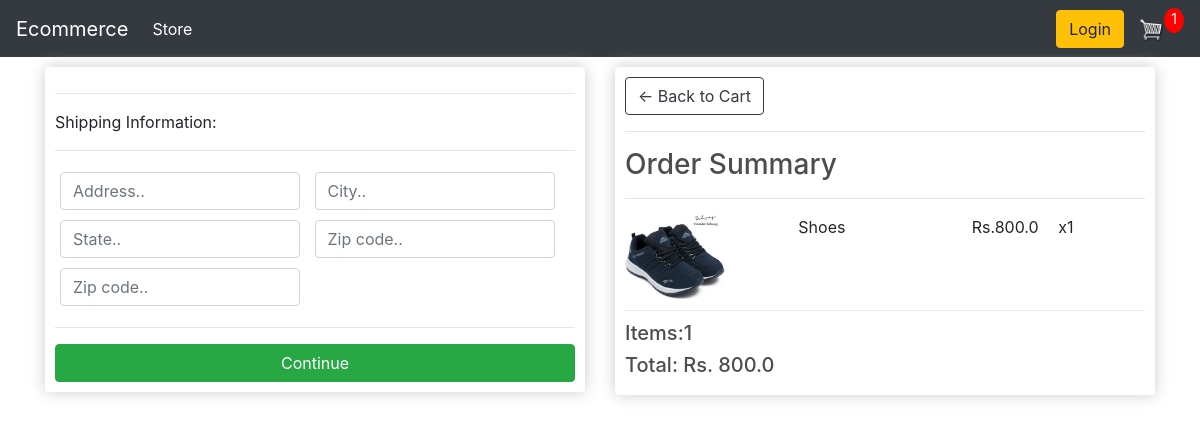
/checkout/ (signed in), run on an earlier commit of the app's database.
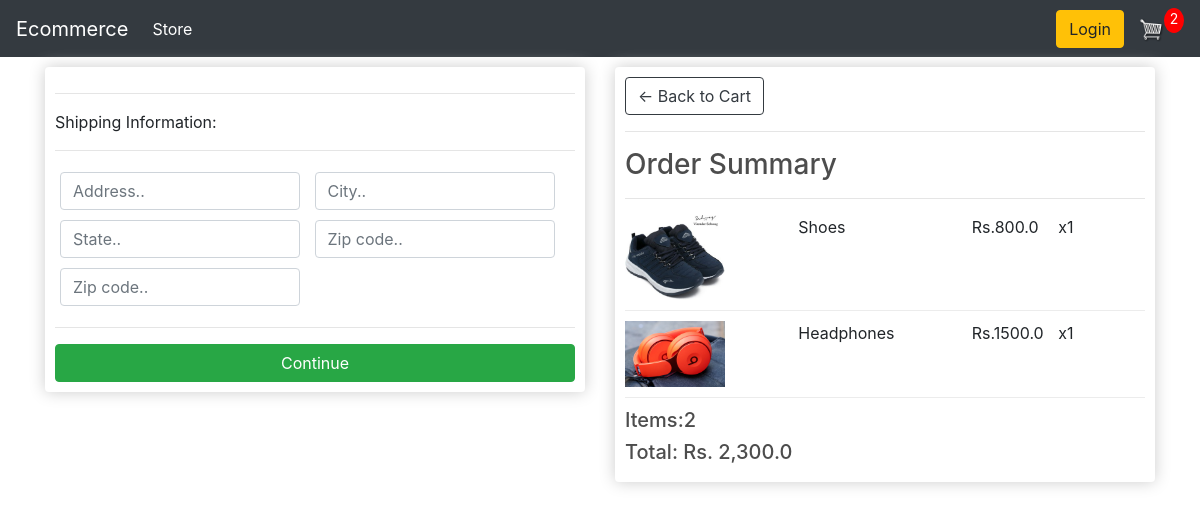
And on a later commit of the database.
### store/models.py (models this page shows, shortened)
class OrderItem(models.Model):
    product = models.ForeignKey(Product, on_delete=models.SET_NULL, null=True)
    order = models.ForeignKey(Order, on_delete=models.SET_NULL, null=True)
    quantity = models.IntegerField(default=0, null=True, blank=True)
    date_added = models.DateTimeField(auto_now_add=True)
    @property
    def get_total(self):
        return self.product.price * self.quantity

class Product(models.Model):
    name = models.CharField(max_length=200, null=True)
    price = models.FloatField()
    digital = models.BooleanField(default=False, null=True, blank=False)
    image = models.ImageField(null=True, blank=True)

class Order(models.Model):
    customer = models.ForeignKey(
        Customer, on_delete=models.SET_NULL, blank=True, null=True)
    data_ordered = models.DateField(auto_now_add=True)
    complete = models.BooleanField(default=False, null=True, blank=False)
    transaction_id = models.CharField(max_length=200, null=True)
    @property
    def shipping(self):
        shipping = False
        orderitems = self.orderitem_set.all()
        for i in orderitems:
            if i.product.digital == False:
                shipping = True
        return shipping
    @property
    def get_cart_total(self):
        orderitems = self.orderitem_set.all()
        total = sum([item.quantity for item in orderitems])
        return "{:,}".format(total)
    @property
    def get_cart_items(self):
        orderitems = self.orderitem_set.all()
        total = sum([item.get_total for item in orderitems])
        return "{:,}".format(total)

### store/views.py (the view)
# urls.py: path('checkout/', views.checkout, name='checkout'),
def checkout(request):
    data = cartData(request)
    cartItems = data['cartItems']
    items = data['items']
    order = data['order']
    context = {'items': items, 'order': order,
               'cartItems': cartItems, 'shipping': False}
    return render(request, 'store/checkout.html', context)

### store/utils.py (called while the page is built)
def cartData(request):
    if request.user.is_authenticated:
        customer = request.user.customer
        order, created = Order.objects.get_or_create(
            customer=customer, complete=False)
        items = order.orderitem_set.all()
        cartItems = order.get_cart_total
    else:
        cookieData = cookieCart(request)
        cartItems = cookieData['cartItems']
        order = cookieData['order']
        items = cookieData['items']
    return {'items': items, 'order': order, 'cartItems': cartItems}

### store/templates/store/checkout.html (shortened to what this page needs)
{% extends 'store/main.html' %} {% load static %} {% block content %}
<div class="row">
  <div class="col-lg-6">
    <div class="box-element" id="form-wrapper">
      <form id="form">
        <div id="shipping-info">
          <hr />
          <p>Shipping Information:</p>
          <hr />
          <div class="form-field">
            <input
              class="form-control"
              type="text"
              name="address"
              placeholder="Address.."
            />
          </div>
          <div class="form-field">
            <input
              class="form-control"
              type="text"
              name="city"
              placeholder="City.."
            />
          </div>
          <div class="form-field">
            <input
              class="form-control"
              type="text"
              name="state"
              placeholder="State.."
            />
          </div>
          <div class="form-field">
            <input
              class="form-control"
              type="text"
              name="zipcode"
              placeholder="Zip code.."
            />
          </div>
          <div class="form-field">
            <input
              class="form-control"
              type="text"
              name="country"
              placeholder="Zip code.."
            />
          </div>
        </div>
        <hr />
        <input
          id="form-button"
          class="btn btn-success btn-block"
          type="submit"
          value="Continue"
        />
      </form>
    </div>
    <br />
  </div>
  <div class="col-lg-6">
    <div class="box-element">
      <a class="btn btn-outline-dark" href="{% url 'cart' %}"
        >&#x2190; Back to Cart</a
      >
      <hr />
      <h3>Order Summary</h3>
      <hr />
      {% for item in items %}
      <div class="cart-row">
        <div style="flex: 2;">
          <img class="row-image" src="{{item.product.image.url}}" />
        </div>
        <div style="flex: 2;"><p>{{item.product.name}}</p></div>
        <div style="flex: 1;">
          <p>Rs.{{item.product.price}}</p>
        </div>
        <div style="flex: 1;"><p>x{{item.quantity}}</p></div>
      </div>
      {% endfor %}
      <h5>Items:{{order.get_cart_total}}</h5>
      <h5>Total: Rs. {{ order.get_cart_items}}</h5>
    </div>
  </div>
</div>
{% endblock content %}

What changed in the data, as far as the page shows it:
added OrderItem: product.image (picture), product.name "Headphones", product.price "1500.0", quantity "1"
computed for Order: get_cart_total "1" → "2"; get_cart_items "800.0" → "2,300.0"
Also different on the page:
{{ cartItems }}: "1" → "2"
